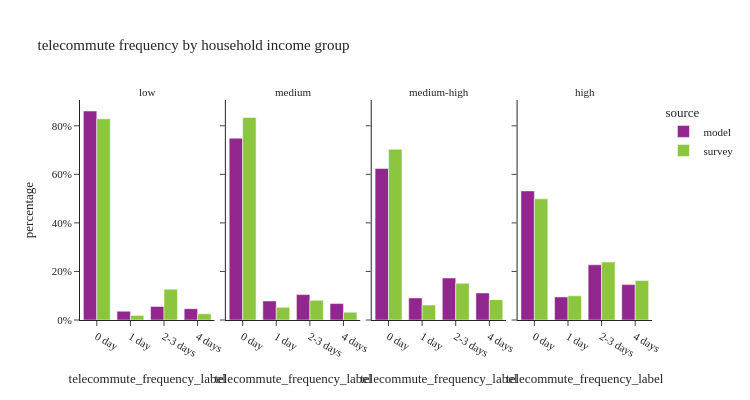

Source (notebook cell):
### Code cell
util.plot_share_facetbar(per_data, 'person_weight', share_col="telecommute_frequency_label", title="telecommute frequency by household income group", 

                            facet_col="income_group", facet_col_wrap=4, height=400, orientation='v')

### Figure 1 — Plotly figure (JSON) as saved in the notebook; plotly's stock layout.template omitted (floating-point values rounded to 4 significant figures)
{"data": [{"alignmentgroup": "True", "customdata": [[199814], [8403], [13003], [10869]], "hovertemplate": "source=model<br>income_group=low<br>telecommute_frequency_label=%{x}<br>percentage=%{y}<br>sample_size=%{customdata[0]}<extra></extra>", "legendgroup": "model", "marker": {"color": "#91268F", "pattern": {"shape": ""}}, "name": "model", "offsetgroup": "model", "orientation": "v", "showlegend": true, "textposition": "auto", "type": "bar", "x": ["0 day", "1 day", "2-3 days", "4 days"], "xaxis": "x", "y": [0.8609, 0.03621, 0.05603, 0.04683], "yaxis": "y"}, {"alignmentgroup": "True", "customdata": [[328503], [34394], [45923], [29741]], "hovertemplate": "source=model<br>income_group=medium<br>telecommute_frequency_label=%{x}<br>percentage=%{y}<br>sample_size=%{customdata[0]}<extra></extra>", "legendgroup": "model", "marker": {"color": "#91268F", "pattern": {"shape": ""}}, "name": "model", "offsetgroup": "model", "orientation": "v", "showlegend": false, "textposition": "auto", "type": "bar", "x": ["0 day", "1 day", "2-3 days", "4 days"], "xaxis": "x2", "y": [0.749, 0.07842, 0.1047, 0.06781], "yaxis": "y2"}, {"alignmentgroup": "True", "customdata": [[371704], [54246], [103068], [66190]], "hovertemplate": "source=model<br>income_group=medium-high<br>telecommute_frequency_label=%{x}<br>percentage=%{y}<br>sample_size=%{customdata[0]}<extra></extra>", "legendgroup": "model", "marker": {"color": "#91268F", "pattern": {"shape": ""}}, "name": "model", "offsetgroup": "model", "orientation": "v", "showlegend": false, "textposition": "auto", "type": "bar", "x": ["0 day", "1 day", "2-3 days", "4 days"], "xaxis": "x3", "y": [0.6245, 0.09114, 0.1732, 0.1112], "yaxis": "y3"}, {"alignmentgroup": "True", "customdata": [[383078], [68443], [163769], [105009]], "hovertemplate": "source=model<br>income_group=high<br>telecommute_frequency_label=%{x}<br>percentage=%{y}<br>sample_size=%{customdata[0]}<extra></extra>", "legendgroup": "model", "marker": {"color": "#91268F", "pattern": {"shape": ""}}, "name": "model", "offsetgroup": "model", "orientation": "v", "showlegend": false, "textposition": "auto", "type": "bar", "x": ["0 day", "1 day", "2-3 days", "4 days"], "xaxis": "x4", "y": [0.5318, 0.09502, 0.2274, 0.1458], "yaxis": "y4"}, {"alignmentgroup": "True", "customdata": [[257], [10], [38], [33]], "hovertemplate": "source=survey<br>income_group=low<br>telecommute_frequency_label=%{x}<br>percentage=%{y}<br>sample_size=%{customdata[0]}<extra></extra>", "legendgroup": "survey", "marker": {"color": "#8CC63E", "pattern": {"shape": ""}}, "name": "survey", "offsetgroup": "survey", "orientation": "v", "showlegend": true, "textposition": "auto", "type": "bar", "x": ["0 day", "1 day", "2-3 days", "4 days"], "xaxis": "x", "y": [0.8287, 0.01873, 0.1271, 0.0255], "yaxis": "y"}, {"alignmentgroup": "True", "customdata": [[397], [43], [110], [75]], "hovertemplate": "source=survey<br>income_group=medium<br>telecommute_frequency_label=%{x}<br>percentage=%{y}<br>sample_size=%{customdata[0]}<extra></extra>", "legendgroup": "survey", "marker": {"color": "#8CC63E", "pattern": {"shape": ""}}, "name": "survey", "offsetgroup": "survey", "orientation": "v", "showlegend": false, "textposition": "auto", "type": "bar", "x": ["0 day", "1 day", "2-3 days", "4 days"], "xaxis": "x2", "y": [0.8342, 0.05213, 0.0815, 0.03213], "yaxis": "y2"}, {"alignmentgroup": "True", "customdata": [[463], [71], [232], [152]], "hovertemplate": "source=survey<br>income_group=medium-high<br>telecommute_frequency_label=%{x}<br>percentage=%{y}<br>sample_size=%{customdata[0]}<extra></extra>", "legendgroup": "survey", "marker": {"color": "#8CC63E", "pattern": {"shape": ""}}, "name": "survey", "offsetgroup": "survey", "orientation": "v", "showlegend": false, "textposition": "auto", "type": "bar", "x": ["0 day", "1 day", "2-3 days", "4 days"], "xaxis": "x3", "y": [0.7034, 0.06159, 0.1511, 0.08388], "yaxis": "y3"}, {"alignmentgroup": "True", "customdata": [[223], [54], [214], [136]], "hovertemplate": "source=survey<br>income_group=high<br>telecommute_frequency_label=%{x}<br>percentage=%{y}<br>sample_size=%{customdata[0]}<extra></extra>", "legendgroup": "survey", "marker": {"color": "#8CC63E", "pattern": {"shape": ""}}, "name": "survey", "offsetgroup": "survey", "orientation": "v", "showlegend": false, "textposition": "auto", "type": "bar", "x": ["0 day", "1 day", "2-3 days", "4 days"], "xaxis": "x4", "y": [0.499, 0.09967, 0.2387, 0.1626], "yaxis": "y4"}], "layout": {"annotations": [{"font": {}, "showarrow": false, "text": "low", "x": 0.1175, "xanchor": "center", "xref": "paper", "y": 1.0, "yanchor": "bottom", "yref": "paper"}, {"font": {}, "showarrow": false, "text": "medium", "x": 0.3725, "xanchor": "center", "xref": "paper", "y": 1.0, "yanchor": "bottom", "yref": "paper"}, {"font": {}, "showarrow": false, "text": "medium-high", "x": 0.6275, "xanchor": "center", "xref": "paper", "y": 1.0, "yanchor": "bottom", "yref": "paper"}, {"font": {}, "showarrow": false, "text": "high", "x": 0.8825, "xanchor": "center", "xref": "paper", "y": 1.0, "yanchor": "bottom", "yref": "paper"}], "barmode": "group", "height": 400, "legend": {"title": {"text": "source"}, "tracegroupgap": 0}, "title": {"text": "telecommute frequency by household income group"}, "width": 750, "xaxis": {"anchor": "y", "domain": [0.0, 0.235], "title": {"text": "telecommute_frequency_label"}}, "xaxis2": {"anchor": "y2", "domain": [0.255, 0.49], "matches": "x", "title": {"text": "telecommute_frequency_label"}}, "xaxis3": {"anchor": "y3", "domain": [0.51, 0.745], "matches": "x", "title": {"text": "telecommute_frequency_label"}}, "xaxis4": {"anchor": "y4", "domain": [0.765, 1.0], "matches": "x", "title": {"text": "telecommute_frequency_label"}}, "yaxis": {"anchor": "x", "domain": [0.0, 1.0], "tickformat": ".0%", "title": {"text": "percentage"}}, "yaxis2": {"anchor": "x2", "domain": [0.0, 1.0], "matches": "y", "showticklabels": false, "tickformat": ".0%"}, "yaxis3": {"anchor": "x3", "domain": [0.0, 1.0], "matches": "y", "showticklabels": false}, "yaxis4": {"anchor": "x4", "domain": [0.0, 1.0], "matches": "y", "showticklabels": false}}}
